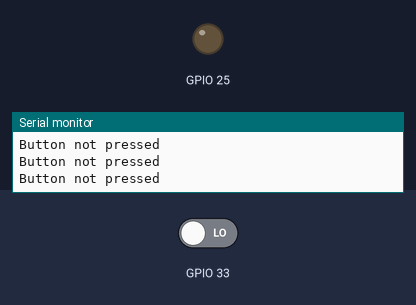
Bench run of a sketch on a simulated ESP32. Shown: output pins drawn as LEDs (lit = HIGH), the last lines printed to the serial monitor. Dashed ring = blinking. The inputs (shaded band) are chosen by the test bench; at power-on: GPIO 33 LOW.

Above: at 2.8 s.
2.9 s: GPIO 33 driven HIGH
At 3.8 s:
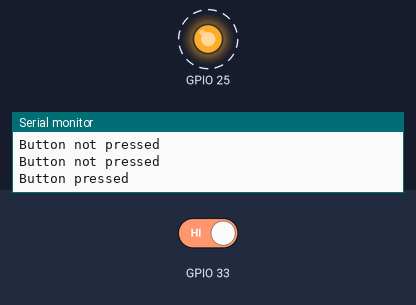
7.0 s: GPIO 33 driven LOW
At 7.6 s:
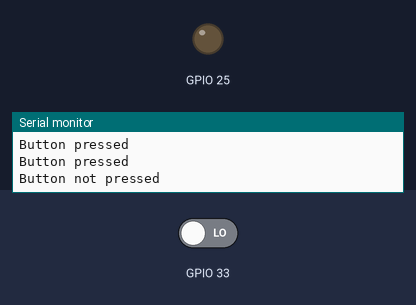
Timing chart, 0 to 10.0 s (numbered marks = the images above; inputs shaded):
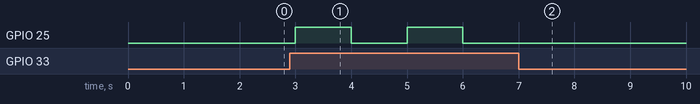

Measured:
- after the input at 2.9 s, GPIO 25: alternates HIGH for 1.0 s and LOW for 1.0 s, starting after 0.10 s
- after the input at 7.0 s, GPIO 25: stops changing and stays LOW

The sketch:

pushbutton.ino
```cpp
#include <Arduino.h>

bool state = false;

void setup()
{
  pinMode(33, INPUT);
  pinMode(25, OUTPUT);
  Serial.begin(115200);
  digitalWrite(25, LOW);
}

void loop()
{
    if (digitalRead(33) == HIGH)
    {
        Serial.println("Button pressed");
        state = !state;
        digitalWrite(25, state ? HIGH: LOW);
    }
    else
    {
        Serial.println("Button not pressed");
    }
    delay(1000);
}
```
